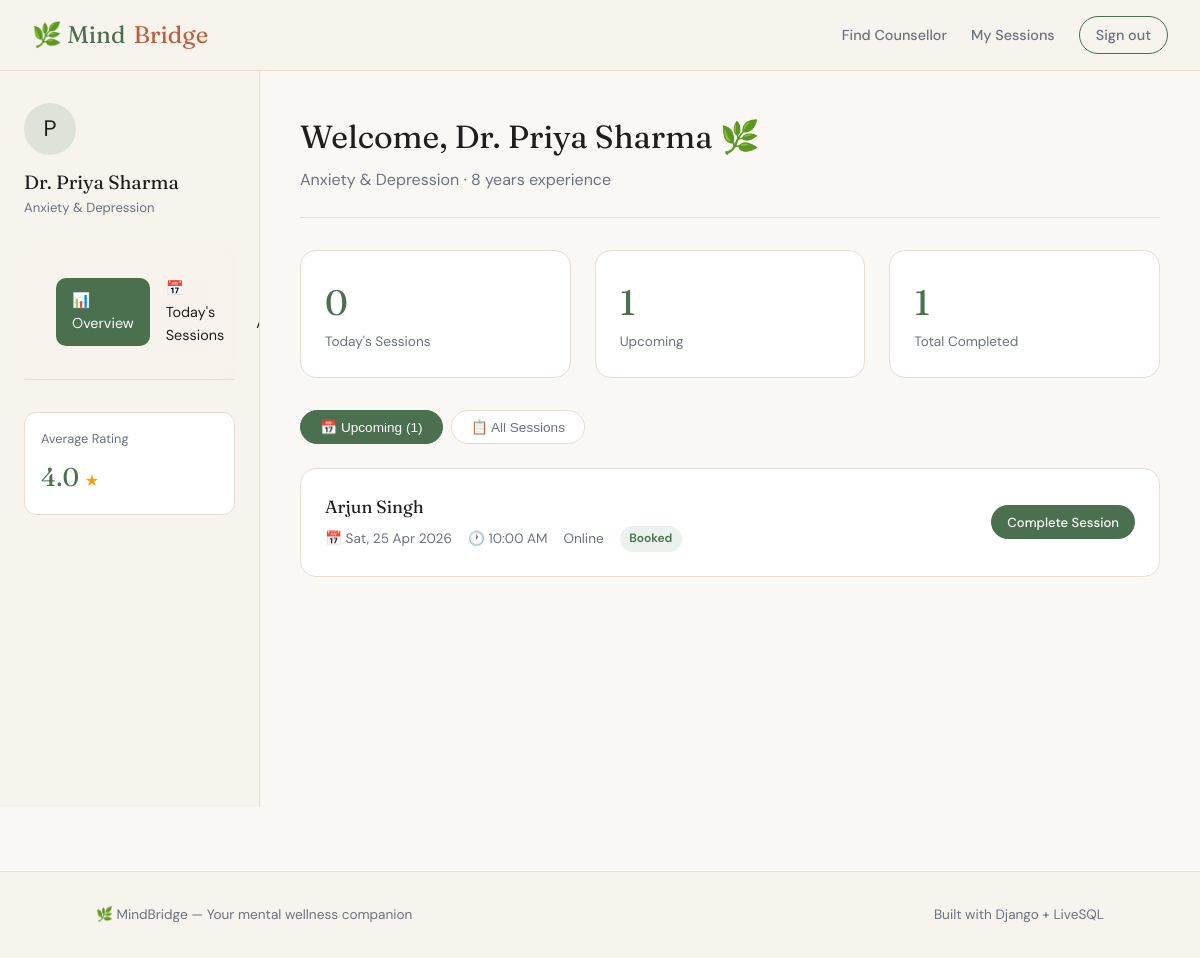
Screenshot of /counsellor/dashboard/ (signed in) with the database file from the repository.
### core/models.py (models this page shows, shortened)
class Counsellor(models.Model):
    counsellor_id = models.AutoField(primary_key=True)
    user = models.OneToOneField(User, on_delete=models.CASCADE, related_name='counsellor_profile')
    name = models.CharField(max_length=200)
    specialization = models.CharField(max_length=200)
    email = models.EmailField()
    phone = models.CharField(max_length=20, blank=True)
    experience_years = models.IntegerField(default=0)
    availability_status = models.BooleanField(default=True)
    class Meta:
        db_table = 'counsellor'

class Appointment(models.Model):
    STATUS_CHOICES = [('booked','Booked'),('cancelled','Cancelled'),('completed','Completed')]
    MODE_CHOICES = [('online','Online'),('offline','Offline')]
    appointment_id = models.AutoField(primary_key=True)
    user = models.ForeignKey(User, on_delete=models.CASCADE, related_name='appointments')
    counsellor = models.ForeignKey(Counsellor, on_delete=models.CASCADE, related_name='appointments')
    app_date = models.DateField()
    app_time = models.TimeField()
    status = models.CharField(max_length=20, choices=STATUS_CHOICES, default='booked')
    booking_timestamp = models.DateTimeField(auto_now_add=True)
    mode = models.CharField(max_length=10, choices=MODE_CHOICES, default='online')
    class Meta:
        db_table = 'appointment'

class User(AbstractUser):
    GENDER_CHOICES = [('M', 'Male'), ('F', 'Female'), ('O', 'Other')]
    phone = models.CharField(max_length=20, blank=True)
    gender = models.CharField(max_length=1, choices=GENDER_CHOICES, blank=True)
    dob = models.DateField(null=True, blank=True)
    address = models.TextField(blank=True)
    registration_date = models.DateTimeField(auto_now_add=True)
    role = models.CharField(max_length=20, choices=[('user','User'),('counsellor','Counsellor'),('admin','Admin')], default='user')
    class Meta:
        db_table = 'user'

### core/views.py (the view)
# urls.py: path('counsellor/dashboard/', views.counsellor_dashboard, name='counsellor_dashboard'),
@login_required
def counsellor_dashboard(request):
    user = request.user
    if not hasattr(user, 'counsellor_profile'):
        return redirect('dashboard')
    counsellor = user.counsellor_profile
    appointments = Appointment.objects.filter(counsellor=counsellor).select_related('user', 'session').order_by('-app_date', '-app_time')
    upcoming = appointments.filter(status='booked', app_date__gte=date.today())
    today_apts = appointments.filter(status='booked', app_date=date.today())
    with connection.cursor() as cursor:
        cursor.execute("""
            SELECT COUNT(*) FROM appointment WHERE counsellor_id = %s AND status = 'completed'
        """, [counsellor.counsellor_id])
        completed = cursor.fetchone()[0]
        cursor.execute("""
            SELECT COALESCE(AVG(s.rating), 0) FROM session s
            JOIN appointment a ON s.appointment_id = a.appointment_id
            WHERE a.counsellor_id = %s AND s.rating IS NOT NULL
        """, [counsellor.counsellor_id])
        avg_rating = round(cursor.fetchone()[0], 1)
    context = {
        'counsellor': counsellor,
        'appointments': appointments,
        'upcoming': upcoming,
        'today_apts': today_apts,
        'completed': completed,
        'avg_rating': avg_rating,
    }
    return render(request, 'counsellor_dashboard.html', context)

### templates/counsellor_dashboard.html (shortened to what this page needs)
{% extends 'base.html' %}
{% block content %}
<div class="dashboard-layout">
  <aside class="sidebar">
    <div class="sidebar-user">
      <div class="avatar avatar-sage" style="width:52px;height:52px;margin-bottom:0.7rem;font-size:1.4rem;background:rgba(122,158,126,0.2);">
        {{ counsellor.name|first }}
      </div>
      <div class="name">Dr. {{ counsellor.name }}</div>
      <div class="role">{{ counsellor.specialization }}</div>
    </div>
    <nav class="sidebar-nav">
      <a href="#" class="active">📊 Overview</a>
      <a href="#today">📅 Today's Sessions</a>
      <a href="#all">📋 All Appointments</a>
    </nav>
    <div style="margin-top:2rem;padding:1rem;background:white;border-radius:12px;border:1px solid var(--sand);">
      <div style="font-size:0.8rem;color:var(--muted);margin-bottom:0.5rem;">Average Rating</div>
      <div style="font-size:1.6rem;font-family:'Fraunces',serif;color:var(--sage-dark);">{{ avg_rating }} <span style="font-size:1rem;color:#f59e0b;">★</span></div>
    </div>
  </aside>
  <main class="main-content">
    <div class="page-header">
      <h1>Welcome, Dr. {{ counsellor.name }} 🌿</h1>
      <p>{{ counsellor.specialization }} · {{ counsellor.experience_years }} years experience</p>
    </div>
    <div class="stats-row">
      <div class="stat-box">
        <div class="number">{{ today_apts.count }}</div>
        <div class="label">Today's Sessions</div>
      </div>
      <div class="stat-box">
        <div class="number">{{ upcoming.count }}</div>
        <div class="label">Upcoming</div>
      </div>
      <div class="stat-box">
        <div class="number">{{ completed }}</div>
        <div class="label">Total Completed</div>
      </div>
    </div>
    <div class="tabs">
      <button class="tab active" data-tab="c-upcoming">📅 Upcoming ({{ upcoming.count }})</button>
      <button class="tab" data-tab="c-all">📋 All Sessions</button>
    </div>
    <div id="c-upcoming" class="tab-content active">
      {% if upcoming %}
      <div class="apt-list">
        {% for apt in upcoming %}
        <div class="apt-card">
          <div class="apt-info">
            <h4>{{ apt.user.get_full_name|default:apt.user.username }}</h4>
            <div class="meta">
              <span>📅 {{ apt.app_date|date:"D, d M Y" }}</span>
              <span>🕐 {{ apt.app_time|time:"g:i A" }}</span>
              <span>{{ apt.get_mode_display }}</span>
              <span class="badge badge-green">Booked</span>
            </div>
          </div>
          <div class="apt-actions">
            <a href="/appointment/{{ apt.appointment_id }}/complete/" class="btn btn-primary btn-sm">Complete Session</a>
          </div>
        </div>
        {% endfor %}
      </div>
      {% else %}
      <div class="empty-state">
        <div class="icon">📅</div>
        <h3>No upcoming appointments</h3>
        <p>New bookings will appear here.</p>
      </div>
      {% endif %}
    </div>
  </main>
</div>
{% endblock %}

### static/css/style.css (style rules this page uses)
:root { --sage: #7a9e7e; --sage-light: #b5ceb8; --sage-dark: #4a7050; --cream: #f7f3ed; --warm-white: #faf8f5; --charcoal: #1e1e1e; --muted: #6b7280; --sand: #e8ddd0; --rust: #c25c3a; --sky: #7db4c8; --radius: 16px; --shadow: 0 4px 24px rgba(74,112,80,0.1); --shadow-lg: 0 12px 48px rgba(74,112,80,0.15); }
* { margin: 0; padding: 0; box-sizing: border-box; }
body { font-family: 'DM Sans', sans-serif; background: var(--warm-white); color: var(--charcoal); line-height: 1.6; }
h1,h2,h3,h4 { font-family: 'Fraunces', serif; font-weight: 400; }
nav { background: rgba(247,243,237,0.95); backdrop-filter: blur(12px); border-bottom: 1px solid var(--sand); padding: 1rem 2rem; display: flex; align-items: center; justify-content: space-between; position: sticky; top: 0; z-index: 100; }
.btn { display: inline-flex; align-items: center; gap: 0.4rem; padding: 0.6rem 1.4rem; border-radius: 50px; font-family: 'DM Sans', sans-serif; font-size: 0.9rem; font-weight: 500; cursor: pointer; border: none; text-decoration: none; transition: all 0.2s; }
.btn-primary { background: var(--sage-dark); color: white; }
.btn-sm { padding: 0.4rem 1rem; font-size: 0.82rem; }
.avatar { width: 52px; height: 52px; border-radius: 50%; display: flex; align-items: center; justify-content: center; font-size: 1.4rem; flex-shrink: 0; }
.badge { display: inline-block; padding: 0.2rem 0.6rem; border-radius: 50px; font-size: 0.75rem; font-weight: 600; }
.badge-green { background: rgba(122,158,126,0.15); color: var(--sage-dark); }
.dashboard-layout { display: grid; grid-template-columns: 260px 1fr; min-height: calc(100vh - 64px); }
.sidebar { background: var(--cream); border-right: 1px solid var(--sand); padding: 2rem 1.5rem; position: sticky; top: 64px; height: calc(100vh - 64px); overflow-y: auto; }
.sidebar-user { margin-bottom: 2rem; }
.sidebar-user .name { font-family: 'Fraunces', serif; font-size: 1.2rem; }
.sidebar-user .role { color: var(--muted); font-size: 0.82rem; }
.sidebar-nav a { display: flex; align-items: center; gap: 0.75rem; padding: 0.7rem 1rem; border-radius: 10px; text-decoration: none; color: var(--charcoal); font-size: 0.9rem; margin-bottom: 0.3rem; transition: all 0.2s; }
.sidebar-nav a:hover, .sidebar-nav a.active { background: var(--sage-dark); color: white; }
.main-content { padding: 2.5rem; }
.stats-row { display: grid; grid-template-columns: repeat(3, 1fr); gap: 1.5rem; margin-bottom: 2rem; }
.stat-box { background: white; border-radius: var(--radius); padding: 1.5rem; border: 1px solid var(--sand); }
.stat-box .number { font-family: 'Fraunces', serif; font-size: 2.2rem; color: var(--sage-dark); }
.stat-box .label { color: var(--muted); font-size: 0.85rem; }
.apt-list { display: flex; flex-direction: column; gap: 1rem; }
.apt-card { background: white; border-radius: var(--radius); padding: 1.5rem; border: 1px solid var(--sand); display: flex; justify-content: space-between; align-items: center; gap: 1rem; transition: all 0.2s; }
.apt-info h4 { font-family: 'Fraunces', serif; font-size: 1.1rem; margin-bottom: 0.3rem; }
.apt-info .meta { color: var(--muted); font-size: 0.85rem; display: flex; gap: 1rem; flex-wrap: wrap; }
.apt-info .meta span { display: flex; align-items: center; gap: 0.3rem; }
.apt-actions { display: flex; gap: 0.5rem; flex-shrink: 0; }
.tabs { display: flex; gap: 0.5rem; margin-bottom: 1.5rem; }
.tab { padding: 0.5rem 1.2rem; border-radius: 50px; font-size: 0.85rem; font-weight: 500; cursor: pointer; border: 1.5px solid var(--sand); background: white; color: var(--muted); transition: all 0.2s; }
.tab.active, .tab:hover { background: var(--sage-dark); color: white; border-color: var(--sage-dark); }
.tab-content { display: none; }
.tab-content.active { display: block; }
.page-header { margin-bottom: 2rem; padding-bottom: 1.5rem; border-bottom: 1px solid var(--sand); }
.page-header h1 { font-size: 2rem; margin-bottom: 0.3rem; }
.page-header p { color: var(--muted); }

### rows the page displays
Counsellor: name|first "P", name "Priya Sharma", specialization "Anxiety & Depression", experience_years "8"
Appointment: user.get_full_name "Arjun Singh", app_date "Sat, 25 Apr 2026", app_time "10:00 AM", mode "Online"

### other values shown
{{ avg_rating }} "4.0"
{{ today_apts.count }} "0"
{{ upcoming.count }} "1"
{{ completed }} "1"
